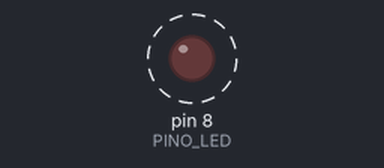
Recording of a sketch running on a simulated Arduino Uno, built with avr-gcc and run on an emulated ATmega328P. Shown: output pins drawn as LEDs (lit = HIGH). Dashed ring = blinking.

Above: at 1.1 s.
Timing chart, 0 to 4.6 s (numbered marks = the images above):
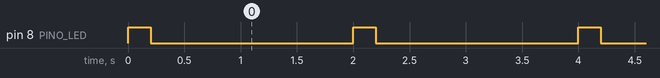

The sketch:

sketch.ino
```cpp
// Aula 01: LED de status do rastreador da Cerradinho.
// O LED pisca para dizer "o dispositivo está vivo". Pino 8, resistor de 220 ohms.
const int PINO_LED = 8;
const unsigned long LIGADO_MS = 200;     // pulso curto economiza energia
const unsigned long DESLIGADO_MS = 1800;

void setup() {
  pinMode(PINO_LED, OUTPUT);
}

void loop() {
  digitalWrite(PINO_LED, HIGH);
  delay(LIGADO_MS);
  digitalWrite(PINO_LED, LOW);
  delay(DESLIGADO_MS);
}
```

Measured:
- by itself, pin 8 (PINO_LED): alternates HIGH for 0.20 s and LOW for 1.8 s
